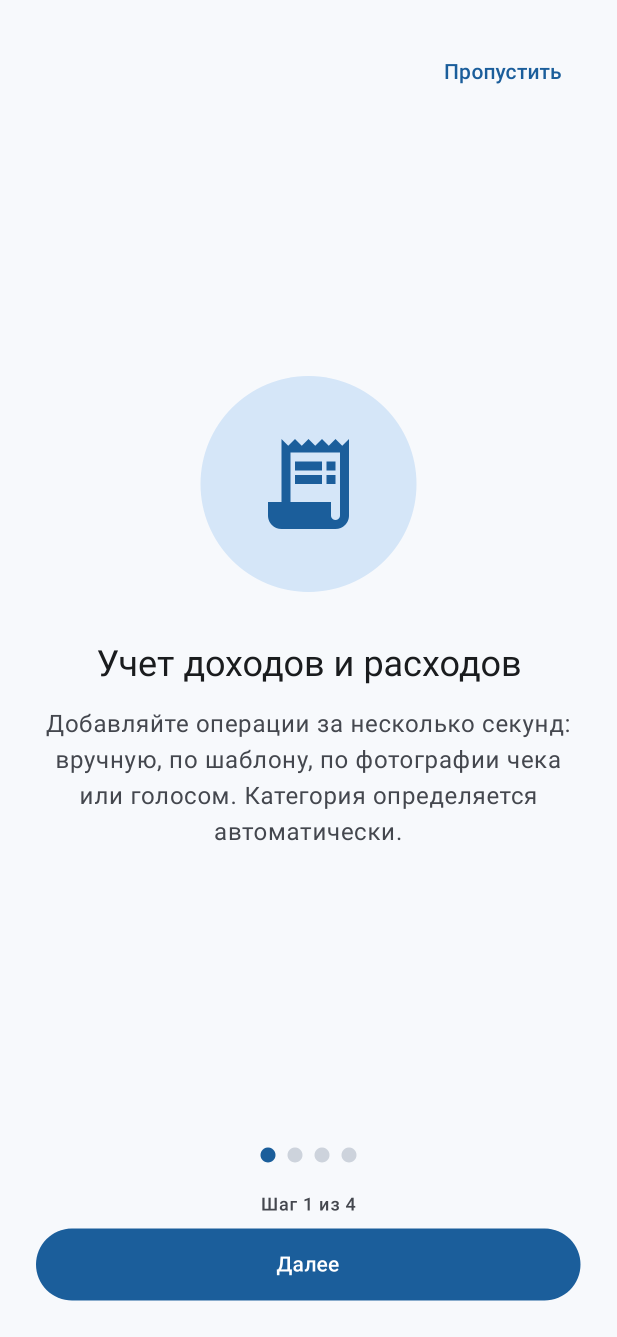
#> input picture mobile/screenshots/00_onboarding.png, 1233 x 2673 px (shown at 1/2 size); its folder holds 4 pictures in this run
$ python screens.py
#> lines starting #> are read from the running program, lines starting #| are printed output that depends on the picture
"""Составные рисунки из снимков экранов мобильного приложения для руководства пользователя.

Запуск:  python screens.py
Исходные снимки: mobile/screenshots (формируются тестом ScreenshotTest).
Результат: assets/screens/*.png – несколько экранов рядом, каждый в тонкой серой рамке,
под экраном – буква (а, б, в), на которую ссылается подпись рисунка.
"""
from __future__ import annotations

import os

from PIL import Image, ImageDraw, ImageFont

HERE = os.path.dirname(os.path.abspath(__file__))
ROOT = os.path.abspath(os.path.join(HERE, "..", ".."))
SOURCE = os.path.join(ROOT, "mobile", "screenshots")
TARGET = os.path.join(HERE, "assets", "screens")

SCREEN_WIDTH = 720      # ширина одного экрана в составном рисунке, пикселей
STANDARD_HEIGHT = 2673  # высота снимка экрана телефона; более длинные снимки обрезаются до нее
GAP = 48                # промежуток между экранами
LABEL_HEIGHT = 64       # строка с буквой под экраном
BORDER = "#9E9E9E"
LETTERS = "абвгд"
FONT = "/usr/share/fonts/truetype/liberation/LiberationSans-Regular.ttf"

# Имя составного рисунка -> снимки экранов слева направо
FIGURES = {
    "start": ["00_onboarding", "01_login", "01_register"],
    "dashboard": ["02_dashboard", "02_dashboard_dark", "02_dashboard_offline"],
    "add_transaction": ["03_add_transaction", "03_add_transaction_errors"],
    "transactions": ["04_transactions", "04_transactions_filters"],
    "references": ["04_accounts", "04_recurring"],
    "budget_goals": ["05_budget", "06_goals"],
    "investments": ["07_investments", "08_asset"],
    "reports": ["09_reports", "10_recommendations"],
    "profile": ["11_profile", "11_notification_settings"],
    "admin": ["12_admin_menu", "14_admin_users", "17_admin_settings"],
    "admin_logs": ["15_admin_logs", "16_admin_monitoring"],
    "admin_ml": ["12_admin_ai", "13_admin_models"],
}


def screen(name: str) -> Image.Image:
    """Снимок экрана, обрезанный до высоты экрана телефона и уменьшенный, в серой рамке."""
#> called with name = '00_onboarding'
    with Image.open(os.path.join(SOURCE, name + ".png")) as image:
#> image is the input picture: PIL image 1233x2673 RGBA; mean R, G, B, A 231.7, 237.6, 244.3, 255
        image = image.convert("RGB")
#> image: PIL image 1233x2673 RGB
        if image.height > STANDARD_HEIGHT:
            image = image.crop((0, 0, image.width, STANDARD_HEIGHT))
        height = round(image.height * SCREEN_WIDTH / image.width)
#> height = 1561
        image = image.resize((SCREEN_WIDTH, height), Image.LANCZOS)
#> image: PIL image 720x1561 RGB
    ImageDraw.Draw(image).rectangle((0, 0, image.width - 1, image.height - 1), outline=BORDER, width=3)
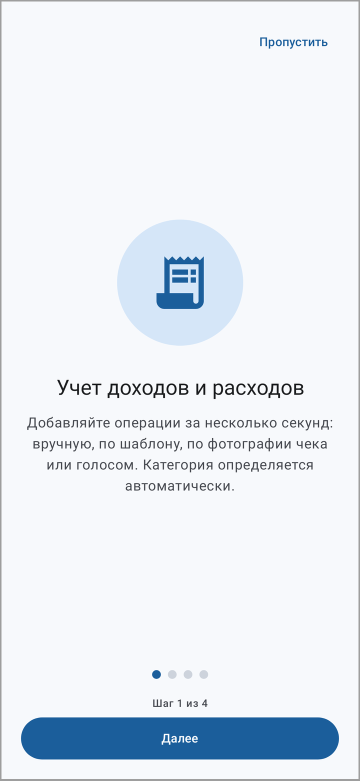
#> image: PIL image 720x1561 RGB (shown at 1/2 size); mean R, G, B 230.6, 236.5, 243.1
    return image


def compose(names: list[str]) -> Image.Image:
    screens = [screen(name) for name in names]
#> call 2 of screen, with name = '01_login'
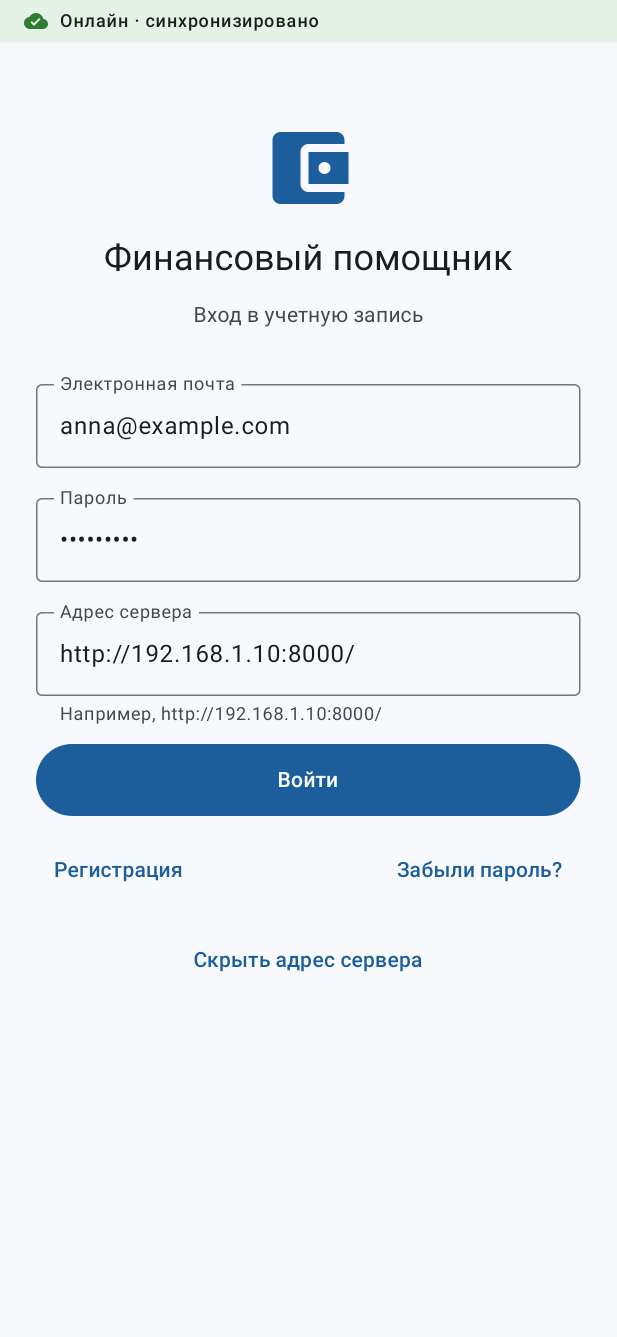
#> input picture mobile/screenshots/01_login.png, 1233 x 2673 px (shown at 1/2 size)
#> in screen, image is the input picture: PIL image 1233x2673 RGBA; mean R, G, B, A 231.1, 237.1, 242.7, 255
#> in screen (call 2), `ImageDraw.Draw(image).rectangle((0, 0, image.width - 1, image.height -..`:
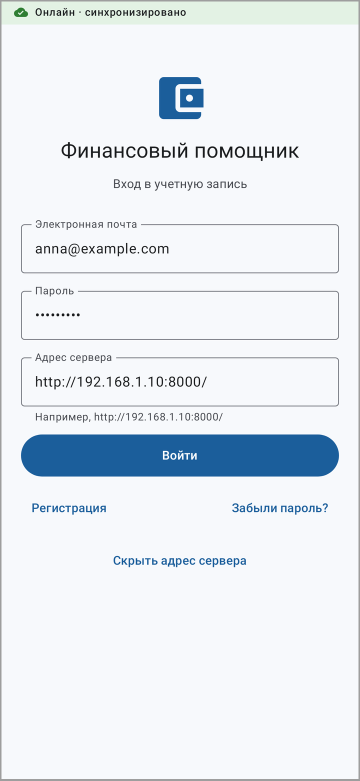
#> image: PIL image 720x1561 RGB (shown at 1/2 size); mean R, G, B 230, 235.9, 241.5
#> call 3 of screen, with name = '01_register'
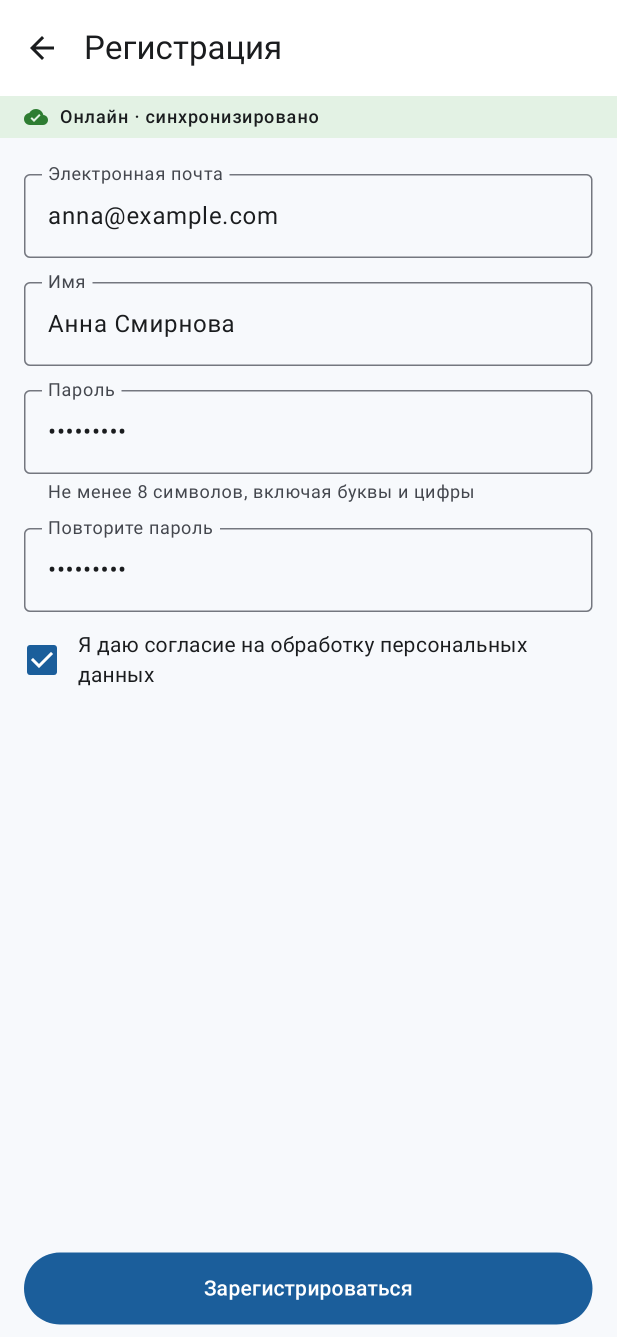
#> input picture mobile/screenshots/01_register.png, 1233 x 2673 px (shown at 1/2 size)
#> in screen, image is the input picture: PIL image 1233x2673 RGBA; mean R, G, B, A 232.7, 238.1, 243.2, 255
#> in screen (call 3), `ImageDraw.Draw(image).rectangle((0, 0, image.width - 1, image.height -..`:
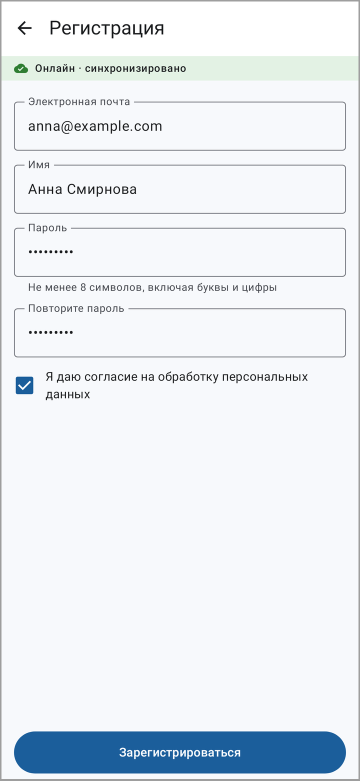
#> image: PIL image 720x1561 RGB (shown at 1/2 size); mean R, G, B 231.6, 237, 242
#> screens = 3 items
    height = max(s.height for s in screens)
#> height = 1561
    width = len(screens) * SCREEN_WIDTH + (len(screens) - 1) * GAP
#> width = 2256
    result = Image.new("RGB", (width, height + LABEL_HEIGHT), "white")
#> result: PIL image 2256x1625 RGB; every value is 255
    draw = ImageDraw.Draw(result)
    font = ImageFont.truetype(FONT, 44)
    for index, image in enumerate(screens):
        x = index * (SCREEN_WIDTH + GAP)
        result.paste(image, (x, 0))
        if len(screens) > 1:
            draw.text((x + SCREEN_WIDTH / 2, height + LABEL_HEIGHT / 2), LETTERS[index], fill="black",
                      font=font, anchor="mm")
#> this loop made 3 passes
#> x on passes 1 to 3: 0, 768, 1536
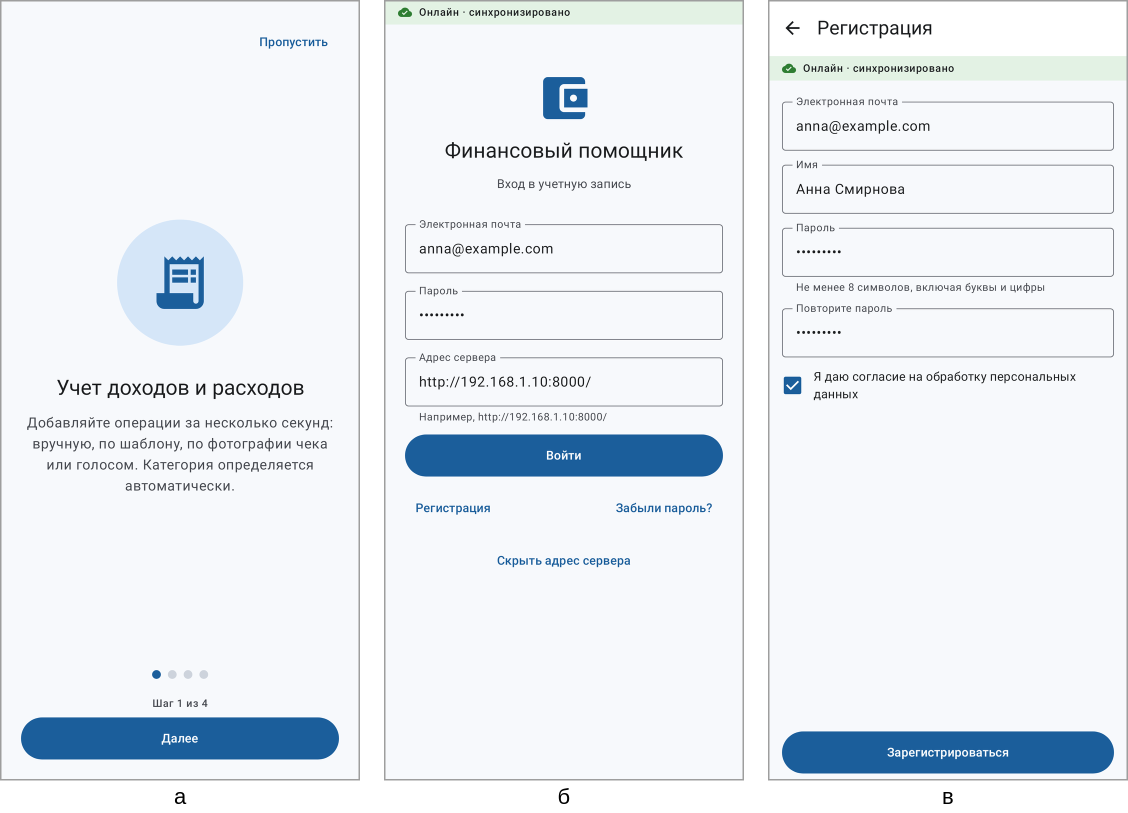
#> result: PIL image 2256x1625 RGB (shown at 1/2 size); mean R, G, B 232.6, 237.9, 243.2
    return result


def main() -> None:
    os.makedirs(TARGET, exist_ok=True)
    for name, names in FIGURES.items():
        path = os.path.join(TARGET, name + ".png")
        compose(names).save(path, optimize=True)
        print(path)
#> pass 2 of the loop in main, `for name, names in FIGURES.items():`:
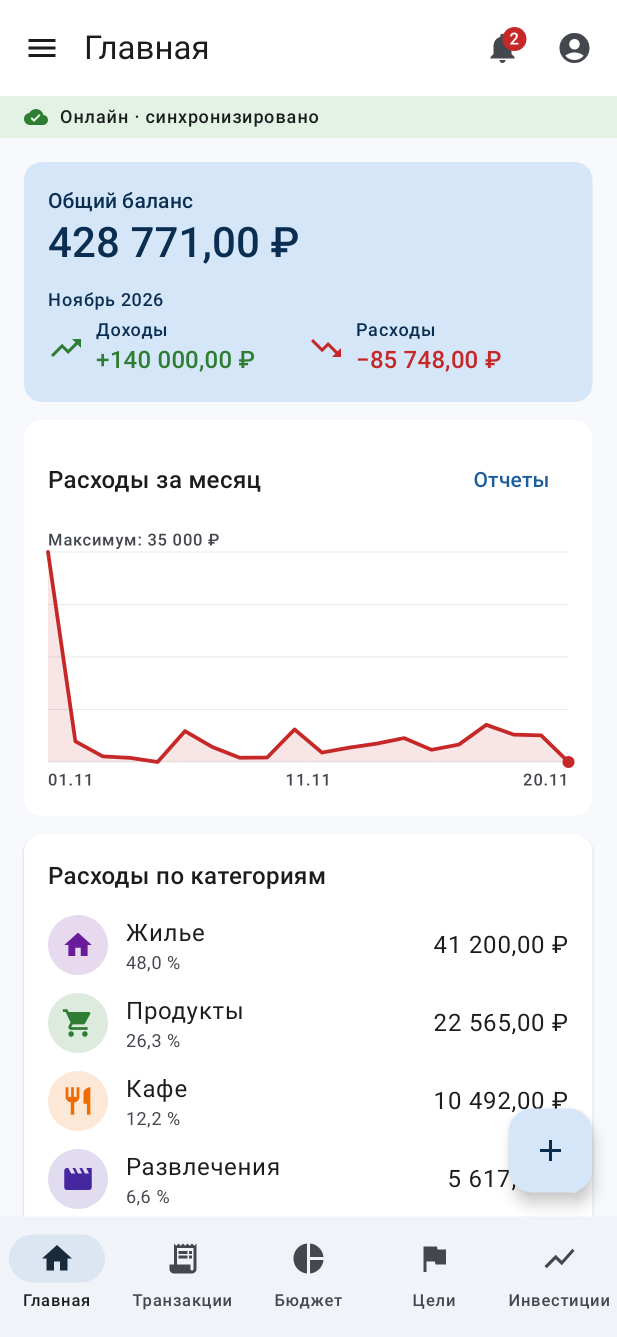
#> input picture mobile/screenshots/02_dashboard.png, 1233 x 2673 px (shown at 1/2 size)
#> in screen, image is the input picture: PIL image 1233x2673 RGBA; mean R, G, B, A 238.1, 241.1, 244.7, 255
#> in screen (call 4), `image = image.resize((SCREEN_WIDTH, height), Image.LANCZOS)`:
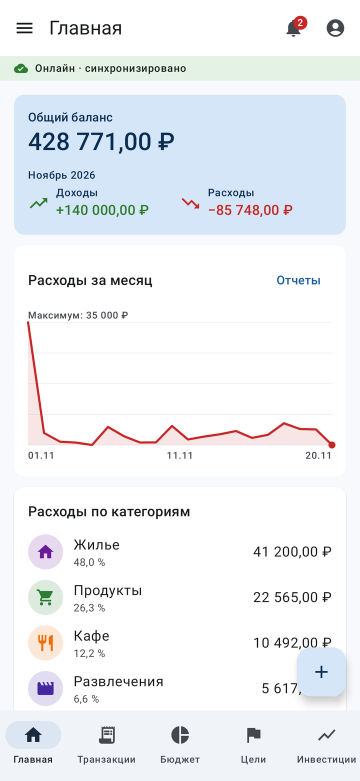
#> image: PIL image 720x1561 RGB (shown at 1/2 size); mean R, G, B 238, 241, 244.6


if __name__ == "__main__":
#> (the run stopped early here; a loop or call above may not have finished)
